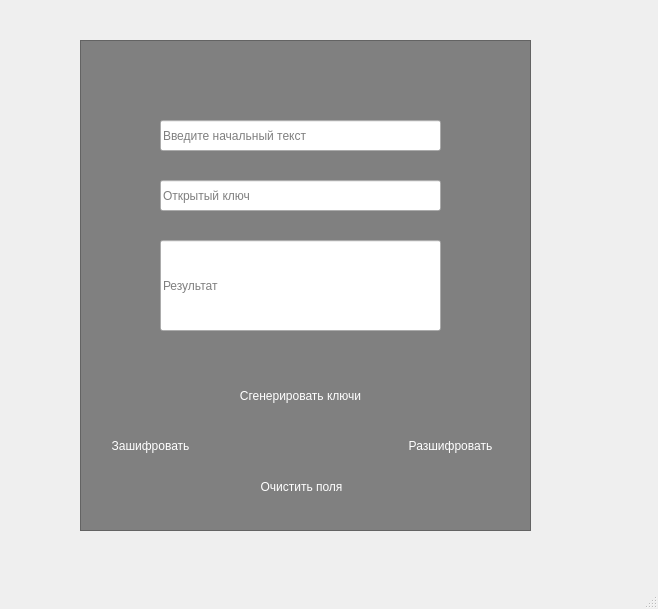
<?xml version="1.0" encoding="UTF-8"?>
<ui version="4.0">
 <class>MainWindow</class>
 <widget class="QMainWindow" name="MainWindow">
  <property name="geometry">
   <rect>
    <x>0</x>
    <y>0</y>
    <width>658</width>
    <height>609</height>
   </rect>
  </property>
  <property name="windowTitle">
   <string>MainWindow</string>
  </property>
  <property name="styleSheet">
   <string notr="true">*{
background-image: url(/Users/denysgashaw/Desktop/КПИ/3 курс/6labcipher/img/cryptoimg.png);
}
QPushButton:hover{
	color: black;
}
</string>
  </property>
  <widget class="QWidget" name="centralwidget">
   <widget class="QTextEdit" name="textEdit">
    <property name="geometry">
     <rect>
      <x>80</x>
      <y>40</y>
      <width>451</width>
      <height>491</height>
     </rect>
    </property>
    <property name="styleSheet">
     <string notr="true">#textEdit{
	background: grey;
}

</string>
    </property>
   </widget>
   <widget class="QLineEdit" name="lineEdit">
    <property name="geometry">
     <rect>
      <x>160</x>
      <y>120</y>
      <width>281</width>
      <height>31</height>
     </rect>
    </property>
    <property name="styleSheet">
     <string notr="true"/>
    </property>
    <property name="placeholderText">
     <string>Введите начальный текст</string>
    </property>
   </widget>
   <widget class="QLineEdit" name="lineEdit_3">
    <property name="geometry">
     <rect>
      <x>160</x>
      <y>180</y>
      <width>281</width>
      <height>31</height>
     </rect>
    </property>
    <property name="text">
     <string/>
    </property>
    <property name="placeholderText">
     <string>Открытый ключ</string>
    </property>
   </widget>
   <widget class="QPushButton" name="pushButton">
    <property name="geometry">
     <rect>
      <x>90</x>
      <y>420</y>
      <width>121</width>
      <height>51</height>
     </rect>
    </property>
    <property name="styleSheet">
     <string notr="true">color: white;
border-radius: 20px;

</string>
    </property>
    <property name="text">
     <string>Зашифровать</string>
    </property>
   </widget>
   <widget class="QPushButton" name="pushButton_2">
    <property name="geometry">
     <rect>
      <x>390</x>
      <y>420</y>
      <width>121</width>
      <height>51</height>
     </rect>
    </property>
    <property name="styleSheet">
     <string notr="true">color: white;
border-radius: 20px;
</string>
    </property>
    <property name="text">
     <string>Разшифровать</string>
    </property>
   </widget>
   <widget class="QPushButton" name="pushButton_3">
    <property name="geometry">
     <rect>
      <x>220</x>
      <y>370</y>
      <width>161</width>
      <height>51</height>
     </rect>
    </property>
    <property name="styleSheet">
     <string notr="true">
color: white;
border-radius: 20px</string>
    </property>
    <property name="text">
     <string>Сгенерировать ключи</string>
    </property>
   </widget>
   <widget class="QToolButton" name="toolButton">
    <property name="geometry">
     <rect>
      <x>270</x>
      <y>20</y>
      <width>71</width>
      <height>51</height>
     </rect>
    </property>
    <property name="styleSheet">
     <string notr="true">border-radius: 20px;</string>
    </property>
    <property name="text">
     <string/>
    </property>
    <property name="icon">
     <iconset>
      <normaloff>img/key-emoji1.png</normaloff>img/key-emoji1.png</iconset>
    </property>
   </widget>
   <widget class="QLineEdit" name="lineEdit_2">
    <property name="geometry">
     <rect>
      <x>160</x>
      <y>240</y>
      <width>281</width>
      <height>91</height>
     </rect>
    </property>
    <property name="text">
     <string/>
    </property>
    <property name="placeholderText">
     <string>Результат</string>
    </property>
   </widget>
   <widget class="QPushButton" name="pushButton_4">
    <property name="geometry">
     <rect>
      <x>221</x>
      <y>461</y>
      <width>161</width>
      <height>51</height>
     </rect>
    </property>
    <property name="styleSheet">
     <string notr="true">color: white;
border-radius: 15px;</string>
    </property>
    <property name="text">
     <string>Очистить поля</string>
    </property>
   </widget>
  </widget>
  <widget class="QMenuBar" name="menubar">
   <property name="geometry">
    <rect>
     <x>0</x>
     <y>0</y>
     <width>658</width>
     <height>22</height>
    </rect>
   </property>
  </widget>
  <widget class="QStatusBar" name="statusbar"/>
 </widget>
 <resources/>
 <connections/>
</ui>
